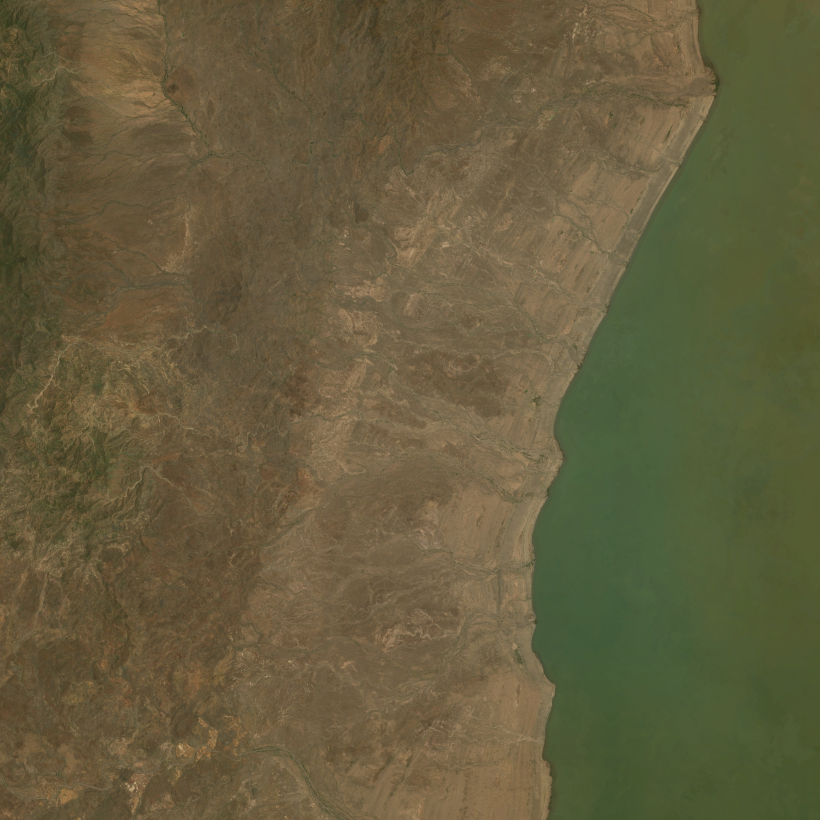
#> input picture assets/intro/rift_s2_fine.jpg, 4096 x 4096 px (shown at 1/5 size)
$ python -i bake_intro_assets.py   (imports and definitions only)
#> lines starting #> are read from the running program, lines starting #| are printed output that depends on the picture
"""Step 2 of the intro asset bake: turn the downloaded public sources into the textures in assets/intro/.

Sources (download list and licences: CREDITS.md, "Opening intro"), expected under <src>:
  bmng/world.topo.bathy.200412.3x21600x10800.jpg       NASA Blue Marble Next Generation, Dec 2004, 2 km/px
  bmng/world.topo.bathy.200412.3x21600x21600.C1.jpg    same, 500 m/px tile 0-90E, 0-90N
  bmng/world.topo.bathy.200412.3x21600x21600.C2.jpg    same, 500 m/px tile 0-90E, 0-90S
  bmng/gebco_08_rev_bath_21600x10800.png               NASA Visible Earth bathymetry (ocean mask)
  bmng/cloud_combined_8192.tif                         NASA Visible Earth Blue Marble clouds
  s2/coarse_l10.jpg  s2/fine_l13.jpg                   EOX Sentinel-2 cloudless 2016 mosaics (s2fetch.py)
  rift_dem.npy                                         Copernicus GLO-30 mosaic (bake_dem.py)
  stars/catalog.gz                                     Yale Bright Star Catalogue 5 (CDS V/50)

python3 tools/intro/bake_intro_assets.py <src> assets/intro
"""

import gzip
import math
import sys
from pathlib import Path

import numpy as np
from PIL import Image, ImageFilter

Image.MAX_IMAGE_PIXELS = None

# lon0, lat0, lon1, lat1 (degrees). Keep in sync with scripts/IntroConfig.gd.
BMNG_REGION = (27.5, -4.7, 44.5, 12.3)
PATCH = (34.4, 2.5, 37.0, 5.1)  # S2 coarse + DEM (bake_dem.py)
FINE = (35.625, 3.825, 35.975, 4.175)  # S2 fine
LAKE_LEVEL_M = 362.0


def save_jpg(img: Image.Image, path: Path, q: int = 93) -> None:
    img.save(path, quality=q, subsampling=0)
    print(path.name, img.size)


# [170 lines left out: functions global_maps, region_bmng, crop_deg, lowpass, edge_weight, freq_match and 4 more, not called in this run]


def main(src: Path, out: Path) -> None:
    out.mkdir(parents=True, exist_ok=True)
    which = sys.argv[3] if len(sys.argv) > 3 else "all"
    if which in ("all", "global"):
        global_maps(src, out)
    if which in ("all", "rift"):
        rift_maps(src, out)
    if which in ("all", "stars"):
        stars(src, out)


# [2 lines not run here, left out]

>>> import cv2
>>> picture = cv2.imread('../../assets/intro/rift_s2_fine.jpg', cv2.IMREAD_GRAYSCALE)
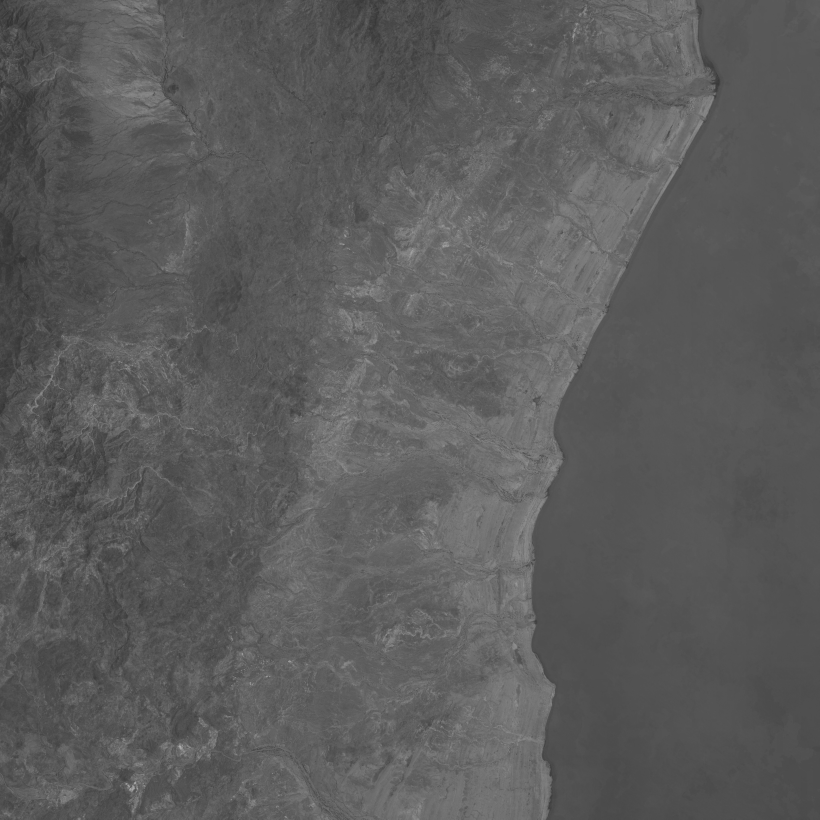
#> picture: shape (4096, 4096) (shown at 1/5 size); min 35, max 191, mean 91.7
>>> result = main(picture, 'out.png')
#> (the run stopped early here; a loop or call above may not have finished)

$ run again, on assets/game_models/branch_heap_Image_0.jpg
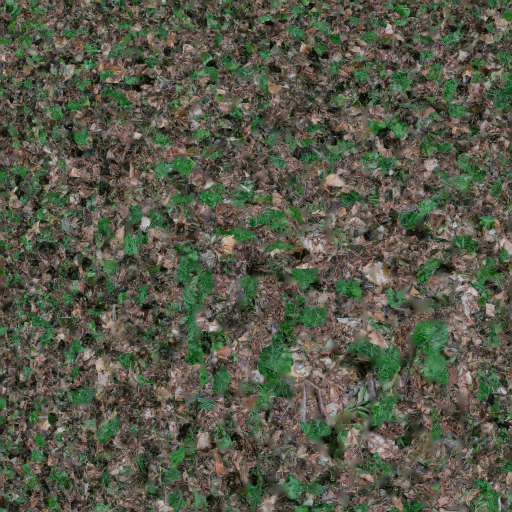
#> input picture assets/game_models/branch_heap_Image_0.jpg, 1024 x 1024 px (shown at 1/2 size)
#> `picture = cv2.imread('../../assets/intro/rift_s2_fine.jpg', cv2.IMREAD..`:
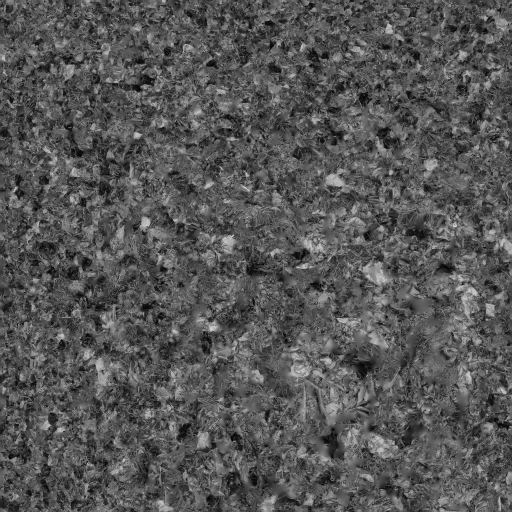
#> picture: shape (1024, 1024) (shown at 1/2 size); min 0, max 218, mean 85.8

$ run again, on assets/game_models/branch_heap_Image_1.jpg
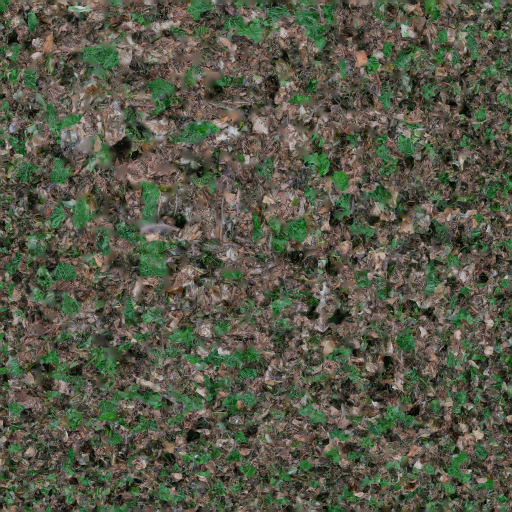
#> input picture assets/game_models/branch_heap_Image_1.jpg, 1024 x 1024 px (shown at 1/2 size)
#> `picture = cv2.imread('../../assets/intro/rift_s2_fine.jpg', cv2.IMREAD..`:
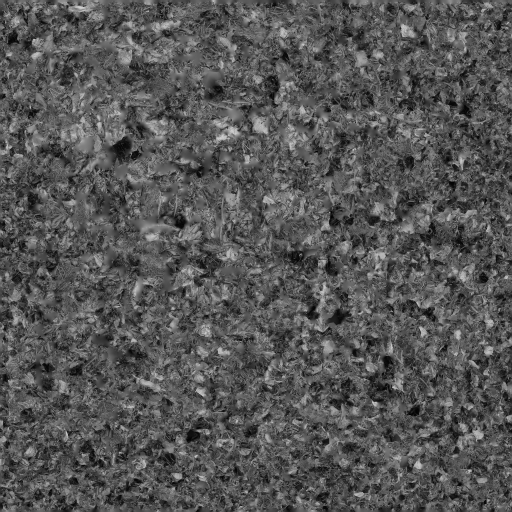
#> picture: shape (1024, 1024) (shown at 1/2 size); min 0, max 225, mean 85.6
